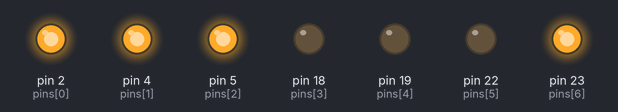
Bench run of a sketch on a simulated Arduino Mega 2560, built with avr-gcc and run on an emulated ATmega2560. Shown: output pins drawn as LEDs (lit = HIGH).

Above: at 0.5 s.
At 1.5 s:
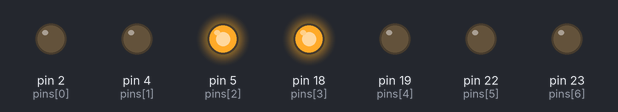
At 5.5 s:
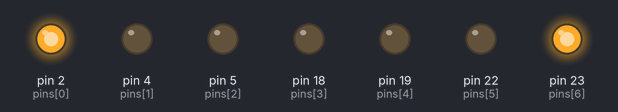
Timing chart, 0 to 6.9 s (numbered marks = the images above):
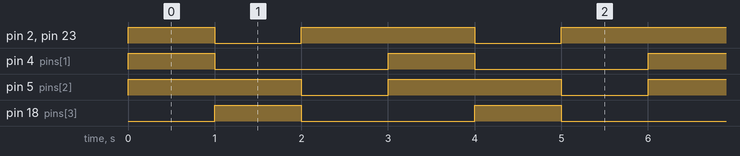

The sketch:

LPUprint.ino
```cpp
int pins[] = {2, 4, 5, 18, 19, 22, 23};
int data[3][7] = {
  {1, 1, 1, 0, 0, 0, 1},//L
  {0, 0, 1, 1, 0, 0, 0},//P
  {1, 0, 0, 0, 0, 0, 1}//U
};

void setup() {
  for (int x = 0; x < 7; x++) {
    pinMode(pins[x], OUTPUT);
  }
}

void loop() {
  for (int y = 0; y < 3; y++) {
    for (int x = 0; x < 7; x++) {
      digitalWrite(pins[x], data[y][x]);
    }
    delay(1000);
  }
}
```

Measured:
- by itself, pin 2 (pins[0]), pin 23 (pins[6]): repeats every 3.0 s: LOW 1.0 s, HIGH 2.0 s
- by itself, pin 4 (pins[1]), pin 18 (pins[3]): alternates HIGH for 1.0 s and LOW for 2.0 s
- by itself, pin 5 (pins[2]): alternates HIGH for 2.0 s and LOW for 1.0 s
